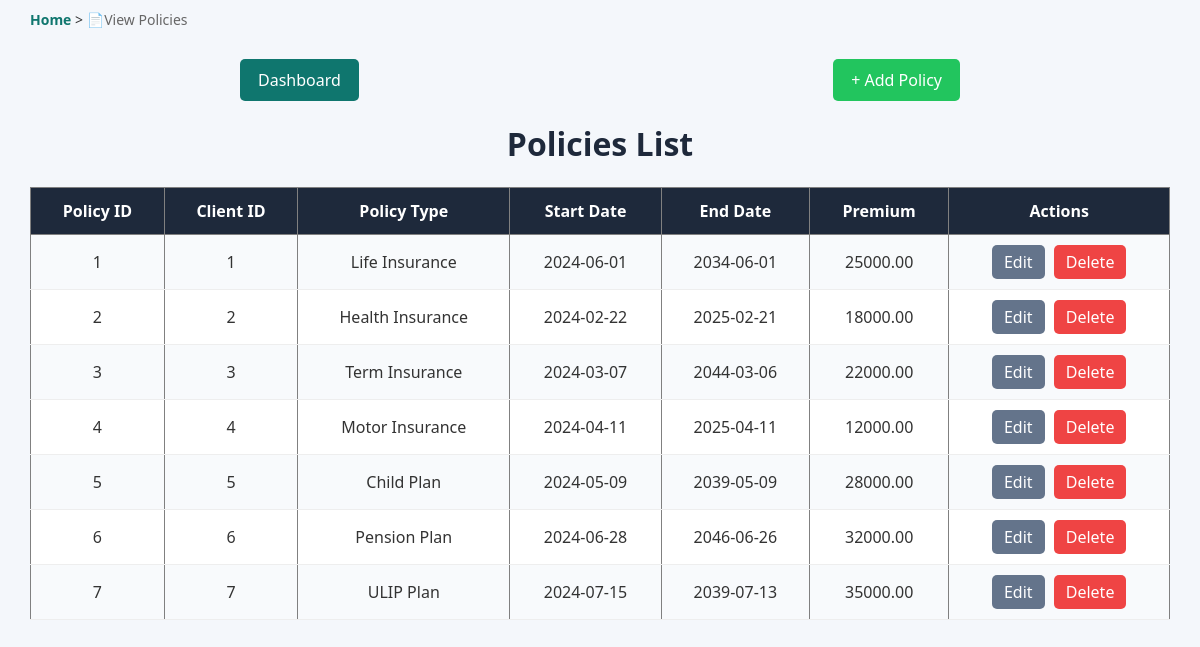
The page /policies/view_policies.php on the database its author committed.
### tables this page shows
CREATE TABLE policies ( policy_id INT AUTO_INCREMENT PRIMARY KEY, client_id INT NOT NULL, policy_type VARCHAR(100) NOT NULL, start_date DATE NOT NULL,
 end_date DATE NOT NULL, premium DECIMAL(10,2) NOT NULL, FOREIGN KEY (client_id) REFERENCES clients(client_id) ON DELETE CASCADE );

### policies/view_policies.php (the view, shortened to what this page needs)
<?php include '../db_config.php'; ?>
<!DOCTYPE html>
<html lang="en">
<head>
<link rel="stylesheet" href="../styles.css">
</head>
<body>
<div class="breadcrumb">
<a href="../index.php">Home</a>
>
<span>📄View Policies</span>
</div>
<div class="action-bar">
<a href="../index.php" class="back-button">
Dashboard
</a>
<a href="add_policy.php" class="add-button">
+ Add Policy
</a>
</div>
    <h1>Policies List</h1>
    <table border="1">
        <tr>
            <th>Policy ID</th>
            <th>Client ID</th>
            <th>Policy Type</th>
            <th>Start Date</th>
            <th>End Date</th>
            <th>Premium</th>
            <th>Actions</th>
        </tr>
<?php
$sql = "SELECT * FROM policies";
$result = $conn->query($sql);
if ($result->num_rows > 0) {
while($row = $result->fetch_assoc()) {
?>
<tr>
<td><?= $row['policy_id']; ?></td>
<td><?= $row['client_id']; ?></td>
<td><?= $row['policy_type']; ?></td>
<td><?= $row['start_date']; ?></td>
<td><?= $row['end_date']; ?></td>
<td><?= $row['premium']; ?></td>
<td>
<a class="edit-btn"
href="edit_policies.php?id=<?= $row['policy_id']; ?>">
Edit
</a>
<a class="delete-btn"
onclick="return confirm('Delete this record?')"
href="delete_policies.php?id=<?= $row['policy_id']; ?>">
Delete
</a>
</td>
</tr>
<?php
}
} else {
echo "<tr>
<td colspan='7'>No policy found.</td>
</tr>";
}
?>
    </table>
</body>
</html>

### styles.css (style rules this page uses)
:root { --primary:#0f766e; --secondary:#1e293b; --success:#22c55e; --warning:#6366f1; --danger:#ef4444; --light:#f4f7fb; --text:#333; --border:#d1d5db; }
body { font-family:Segoe UI,sans-serif; margin:0; background:var(--light); color:var(--text); }
h1 { text-align:center; color:var(--secondary); }
.action-bar { width:60%; margin:20px auto; display:flex; justify-content:space-between; align-items:center; margin-bottom:20px; }
table { width:95%; margin:20px auto; border-collapse:collapse; background:white; box-shadow:var(--shadow); }
th { background:var(--secondary); color:white; padding:12px; }
td { padding:10px; text-align:center; border-bottom:1px solid #eee; }
tr:nth-child(even) { background:#f8fafc; }
.breadcrumb { width:95%; margin:auto; padding:10px 0; font-size:14px; }
.breadcrumb a { text-decoration:none; color:var(--primary); font-weight:600; }
.breadcrumb span { color:#666; }
.back-button { display:inline-block; padding:10px 18px; background:#0f766e; color:white; text-decoration:none; border-radius:5px; transition:0.3s; }
.add-button { display:inline-block; padding:10px 18px; background:#22c55e; color:white; text-decoration:none; border-radius:5px; transition:0.3s; }
.edit-btn { display:inline-block; padding:6px 12px; background:#64748b; color:white; text-decoration:none; border-radius:5px; margin-right:5px; transition:0.3s; }
.delete-btn { display:inline-block; padding:6px 12px; background:#ef4444; color:white; text-decoration:none; border-radius:5px; transition:0.3s; }

### rows shown on the page
policies: policy_id "1", client "1", policy_type "Life Insurance", start_date "2024-06-01", end_date "2034-06-01", premium "25000.00"
policies: policy_id "2", client "2", policy_type "Health Insurance", start_date "2024-02-22", end_date "2025-02-21", premium "18000.00"
policies: policy_id "3", client "3", policy_type "Term Insurance", start_date "2024-03-07", end_date "2044-03-06", premium "22000.00"
policies: policy_id "4", client "4", policy_type "Motor Insurance", start_date "2024-04-11", end_date "2025-04-11", premium "12000.00"
policies: policy_id "5", client "5", policy_type "Child Plan", start_date "2024-05-09", end_date "2039-05-09", premium "28000.00"
policies: policy_id "6", client "6", policy_type "Pension Plan", start_date "2024-06-28", end_date "2046-06-26", premium "32000.00"
policies: policy_id "7", client "7", policy_type "ULIP Plan", start_date "2024-07-15", end_date "2039-07-13", premium "35000.00"
